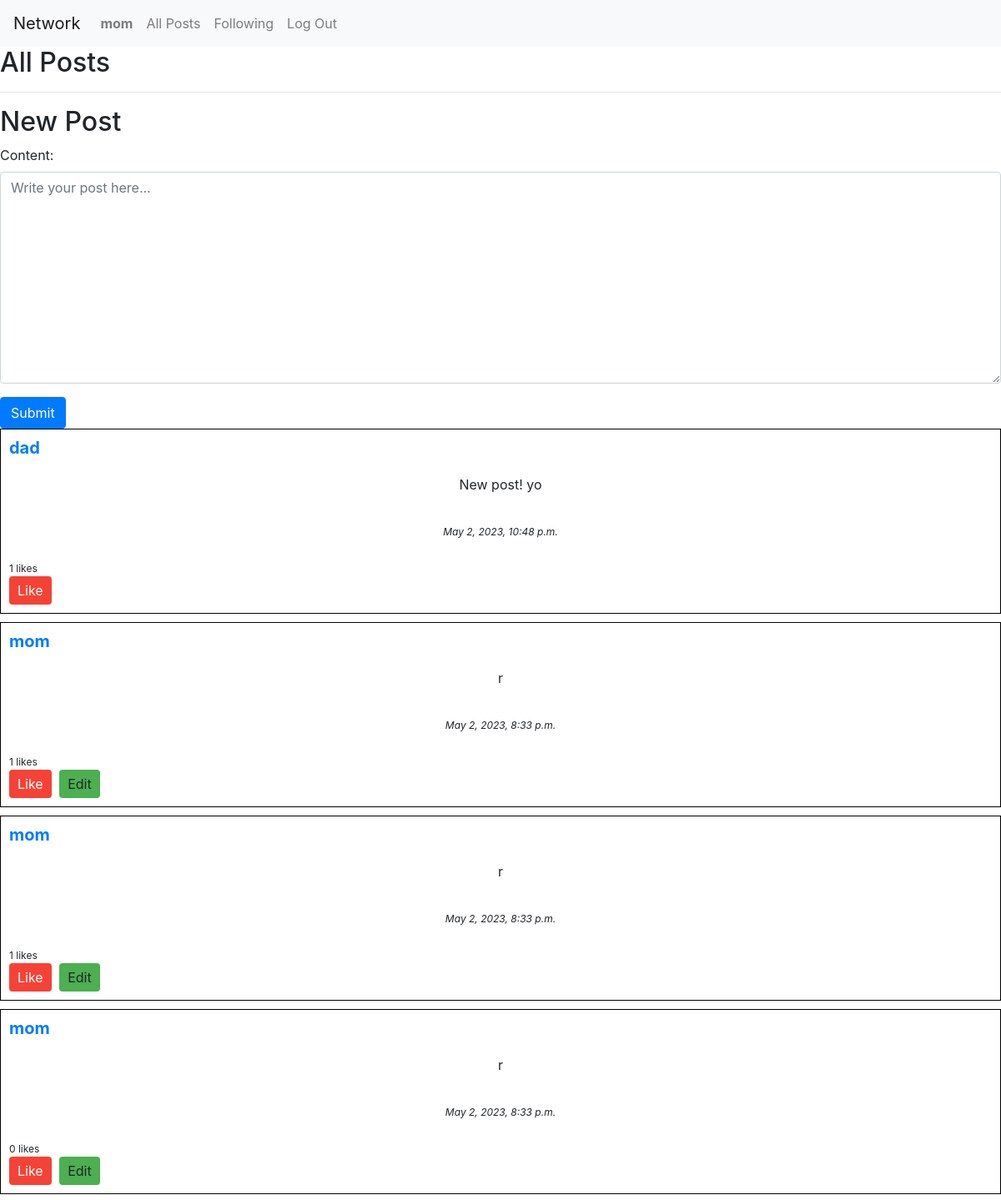
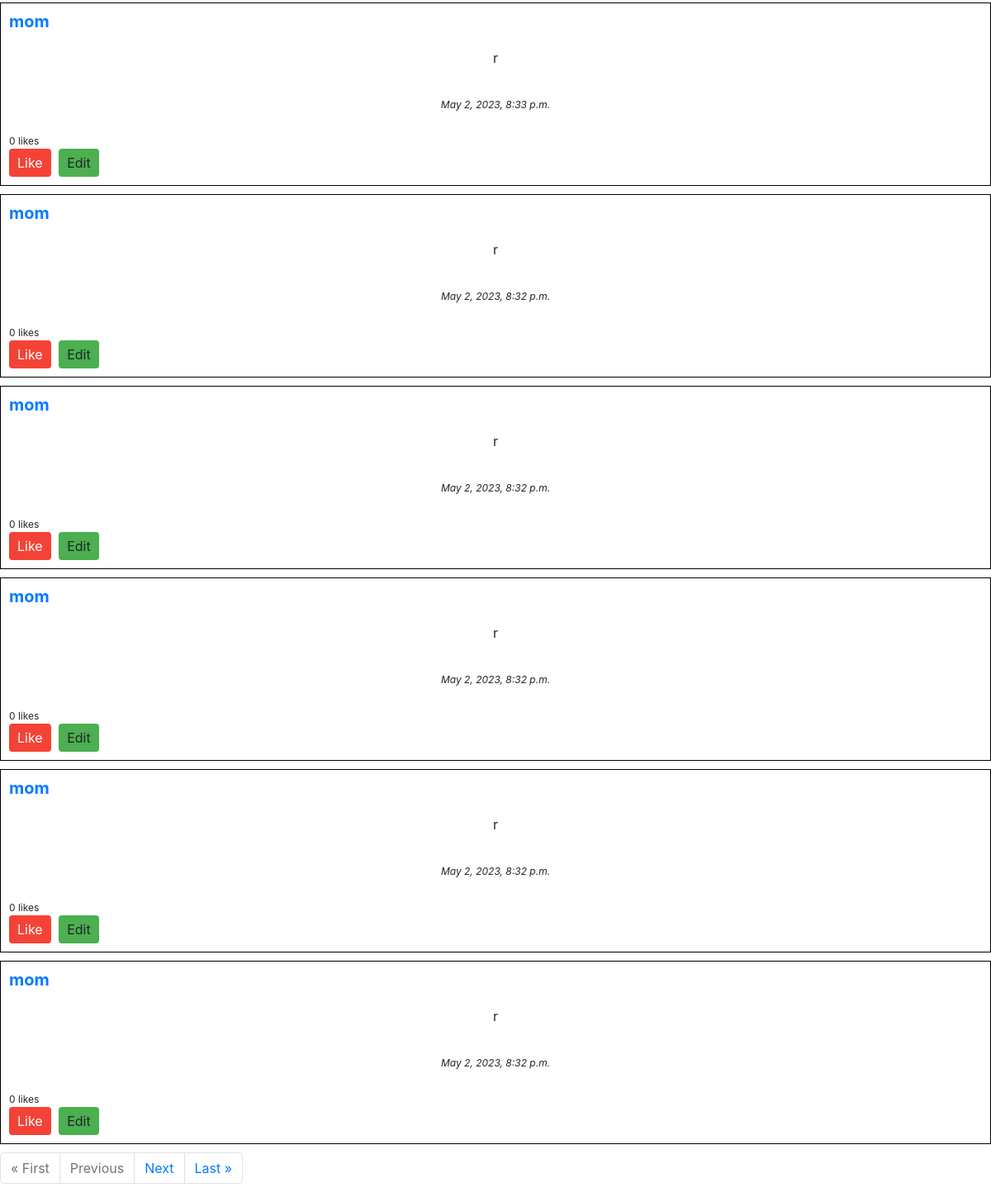
The app's page / (signed in) with its own data (2 pictures, top to bottom).
### network/models.py (models this page shows, shortened)
class User(AbstractUser):
    def save(self, *args, **kwargs):
        if not self.pk:
            super(User, self).save(*args, **kwargs)
            profile = Profile(user=self)  # Create a new Profile object
            profile.save()  # Save the Profile object
        else:
            super(User, self).save(*args, **kwargs)  # Save the user object

class Post(models.Model):
    user = models.ForeignKey(User, on_delete=models.CASCADE)
    content = models.TextField()
    timestamp = models.DateTimeField(auto_now_add=True)
    likes = models.ManyToManyField(
        User, related_name='liked_posts', blank=True)

### network/views.py (the view)
# urls.py: path("", views.index, name="index"),
def index(request):
    if request.method == 'POST':
        form = NewPostForm(request.POST)
        if form.is_valid():
            post = form.save(commit=False)
            post.user = request.user
            post.save()
            return HttpResponseRedirect(reverse('index'))
    else:
        form = NewPostForm()
    posts = Post.objects.all().order_by('-timestamp')
    paginator = Paginator(posts, 10)
    page = request.GET.get('page')
    posts = paginator.get_page(page)
    return render(request, 'network/index.html', {'form': form, 'posts': posts})

### network/forms.py
class NewPostForm(forms.ModelForm):
    class Meta:
        model = Post
        fields = ['content']
        widgets = {
            'content': forms.Textarea(attrs={'class': 'form-control', 'placeholder': 'Write your post here...'}),
        }

### network/templates/network/index.html (shortened to what this page needs)
{% extends "network/layout.html" %} {% block body %}
<h2>All Posts</h2>
<hr />
{% if user.is_authenticated %}
<h2>New Post</h2>
<form method="post" action="{% url 'index' %}">
  {% csrf_token %} {{ form.as_p }}
  <button type="submit" class="btn btn-primary">Submit</button>
</form>
{% endif %} {% for post in posts %} {% include 'network/post.html' %} {% endfor %}
<nav aria-label="Page navigation">
  <ul class="pagination">
    {% if posts.has_previous %}
    <li class="page-item">
      <a class="page-link" href="?page=1">&laquo; First</a>
    </li>
    <li class="page-item">
      <a class="page-link" href="?page={{ posts.previous_page_number }}">Previous</a>
    </li>
    {% else %}
    <li class="page-item disabled">
      <a class="page-link" href="#">&laquo; First</a>
    </li>
    <li class="page-item disabled">
      <a class="page-link" href="#">Previous</a>
    </li>
    {% endif %} {% if posts.has_next %}
    <li class="page-item">
      <a class="page-link" href="?page={{ posts.next_page_number }}">Next</a>
    </li>
    <li class="page-item">
      <a class="page-link" href="?page={{ posts.paginator.num_pages }}">Last &raquo;</a>
    </li>
    {% endif %}
  </ul>
</nav>
{% endblock %}

### network/templates/network/layout.html (shortened to what this page needs)
{% load static %}
<!DOCTYPE html>
<html lang="en">
  <head>
    <link
      rel="stylesheet"
      href="https://stackpath.bootstrapcdn.com/bootstrap/4.4.1/css/bootstrap.min.css"
    />
    <link href="{% static 'network/styles.css' %}" rel="stylesheet" />
  </head>
  <body>
    <nav class="navbar navbar-expand-lg navbar-light bg-light">
      <a class="navbar-brand" href="#">Network</a>
      <div>
        <ul class="navbar-nav mr-auto">
          {% if user.is_authenticated %}
          <li class="nav-item">
            <a class="nav-link" href="{% url 'profile' username=user.username %}"
              ><strong>{{ user.username }}</strong></a
            >
          </li>
          {% endif %}
          <li class="nav-item">
            <a class="nav-link" href="{% url 'index' %}">All Posts</a>
          </li>
          {% if user.is_authenticated %}
          <li class="nav-item">
            <a class="nav-link" href="{% url 'following' %}">Following</a>
          </li>
          <li class="nav-item">
            <a class="nav-link" href="{% url 'logout' %}">Log Out</a>
          </li>
          {% endif %}
        </ul>
      </div>
    </nav>
    <div class="body">{% block body %} {% endblock %}</div>
  </body>
</html>

### network/templates/network/post.html (shortened to what this page needs)
<div class="post" data-post-id="{{ post.id }}">
  <h3><a href="{% url 'profile' post.user.username %}">{{ post.user.username }}</a></h3>
  <p id="post-content">{{ post.content }}</p>
  <p class="post-date">{{ post.timestamp|date:"F j, Y, P" }}</p>
  <div class="post-likes"><span class="like-count">{{ post.likes.count }}</span> likes</div>
  <button class="btn btn-primary like-btn" data-post-id="{{ post.id }}">Like</button>
  {% if request.user == post.user %}
  <a class="btn btn-primary edit-btn">Edit</a>
  {% endif %}
</div>

### network/static/network/styles.css (style rules this page uses)
.post p { text-align: center; padding: 10px; }
.post { border: 1px solid black; padding: 10px; margin-bottom: 10px; }
.post h3 { font-size: 20px; font-weight: bold; margin-bottom: 10px; }
.post .post-date { font-style: italic; font-size: 12px; margin-top: 5px; }
.like-btn { background-color: #f44336; color: white; border: none; padding: 5px 10px; margin-right: 5px; cursor: pointer; }
.edit-btn { background-color: #4CAF50; color: white; border: none; padding: 5px 10px; margin-right: 5px; cursor: pointer; }
.post-likes { font-size: 12px; margin-top: 5px; }

### records on screen
User: username "mom"
Post: user.username "dad", content "New post! yo", timestamp "May 2, 2023, 10:48 p.m.", likes.count "1"
Post: user.username "mom", content "r", timestamp "May 2, 2023, 8:33 p.m.", likes.count "1", shows "Edit"
Post: user.username "mom", content "r", timestamp "May 2, 2023, 8:33 p.m.", likes.count "1", shows "Edit"
Post: user.username "mom", content "r", timestamp "May 2, 2023, 8:33 p.m.", likes.count "0", shows "Edit"
Post: user.username "mom", content "r", timestamp "May 2, 2023, 8:33 p.m.", likes.count "0", shows "Edit"
Post: user.username "mom", content "r", timestamp "May 2, 2023, 8:32 p.m.", likes.count "0", shows "Edit"
Post: user.username "mom", content "r", timestamp "May 2, 2023, 8:32 p.m.", likes.count "0", shows "Edit"
Post: user.username "mom", content "r", timestamp "May 2, 2023, 8:32 p.m.", likes.count "0", shows "Edit"
Post: user.username "mom", content "r", timestamp "May 2, 2023, 8:32 p.m.", likes.count "0", shows "Edit"
Post: user.username "mom", content "r", timestamp "May 2, 2023, 8:32 p.m.", likes.count "0", shows "Edit"
